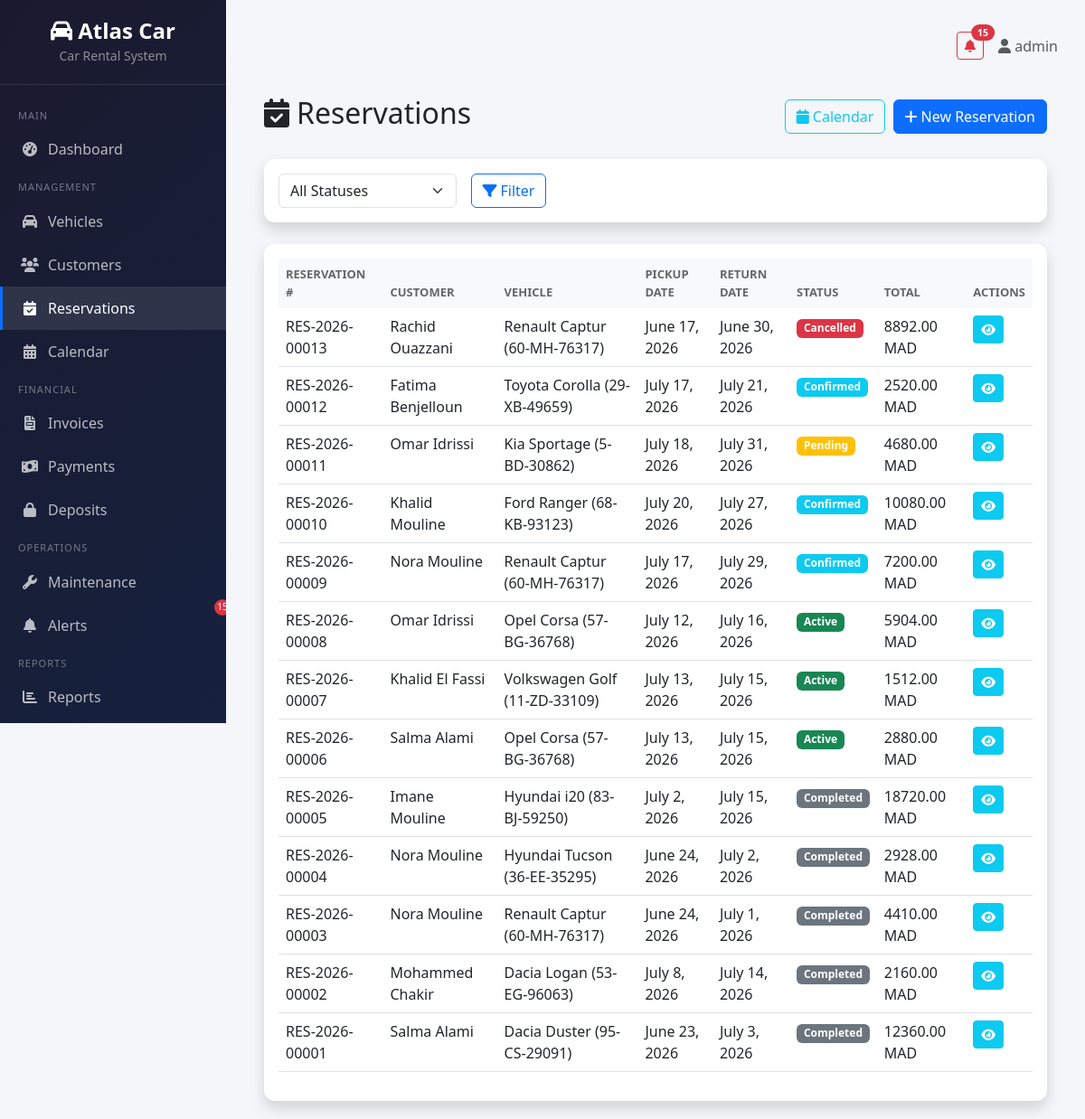
The app's page /reservations/ (signed in) with its own data.
### reservations/models.py (models this page shows, shortened)
class Reservation(models.Model):
    STATUS_CHOICES = [
        ('pending', 'Pending'),
        ('confirmed', 'Confirmed'),
        ('active', 'Active'),
        ('completed', 'Completed'),
        ('cancelled', 'Cancelled'),
    ]
    PICKUP_LOCATION_CHOICES = [
        ('agency', 'Agency'),
        ('airport', 'Airport'),
        ('hotel_delivery', 'Hotel Delivery'),
    ]
    reservation_number = models.CharField(max_length=20, unique=True, blank=True)
    customer = models.ForeignKey('customers.Customer', on_delete=models.CASCADE)
    vehicle = models.ForeignKey('vehicles.Vehicle', on_delete=models.CASCADE)
    pickup_date = models.DateField()
    return_date = models.DateField()
    pickup_location = models.CharField(max_length=20, choices=PICKUP_LOCATION_CHOICES, default='agency')
    return_location = models.CharField(max_length=20, choices=PICKUP_LOCATION_CHOICES, default='agency')
    status = models.CharField(max_length=20, choices=STATUS_CHOICES, default='pending')
    deposit = models.DecimalField(max_digits=10, decimal_places=2, default=0)
    subtotal = models.DecimalField(max_digits=10, decimal_places=2, default=0)
    vat = models.DecimalField(max_digits=10, decimal_places=2, default=0)
    total = models.DecimalField(max_digits=10, decimal_places=2, default=0)
    options = models.ManyToManyField('vehicles.VehicleOption', through='ReservationOption', blank=True)
    created_at = models.DateTimeField(auto_now_add=True)
    class Meta:
        ordering = ['-created_at']

### customers/models.py (models this page shows, shortened)
class Customer(models.Model):
    CUSTOMER_TYPE_CHOICES = [
        ('individual', 'Individual'),
        ('company', 'Company'),
        ('partner_agency', 'Partner Agency'),
    ]
    cin = models.CharField(max_length=20, unique=True, verbose_name='National ID / Passport')
    passport = models.CharField(max_length=20, blank=True, null=True)
    first_name = models.CharField(max_length=100)
    last_name = models.CharField(max_length=100)
    nationality = models.CharField(max_length=100)
    birth_date = models.DateField(null=True, blank=True)
    license_number = models.CharField(max_length=50)
    license_expiration = models.DateField()
    phone = models.CharField(max_length=20)
    email = models.EmailField()
    address = models.TextField(blank=True)
    customer_type = models.CharField(max_length=20, choices=CUSTOMER_TYPE_CHOICES, default='individual')
    created_at = models.DateTimeField(auto_now_add=True)
    class Meta:
        ordering = ['-created_at']
    def __str__(self):
        return f"{self.first_name} {self.last_name}"

### vehicles/models.py (models this page shows, shortened)
class Vehicle(models.Model):
    CATEGORY_CHOICES = [
        ('city', 'City'),
        ('suv', 'SUV'),
        ('sedan', 'Sedan'),
        ('utility', 'Utility'),
        ('luxury', 'Luxury'),
    ]
    TRANSMISSION_CHOICES = [
        ('manual', 'Manual'),
        ('automatic', 'Automatic'),
    ]
    STATUS_CHOICES = [
        ('available', 'Available'),
        ('rented', 'Rented'),
        ('maintenance', 'Maintenance'),
        ('out_of_service', 'Out of Service'),
    ]
    license_plate = models.CharField(
        max_length=20, unique=True,
        validators=[RegexValidator(r'^[A-Z0-9\-]+$', 'Enter a valid license plate.')],
        verbose_name='License Plate'
    )
    brand = models.CharField(max_length=100)
    model = models.CharField(max_length=100)
    year = models.PositiveIntegerField()
    color = models.CharField(max_length=50)
    category = models.CharField(max_length=20, choices=CATEGORY_CHOICES)
    transmission = models.CharField(max_length=20, choices=TRANSMISSION_CHOICES)
    seats = models.PositiveIntegerField(default=5)
    mileage = models.PositiveIntegerField(default=0)
    last_revision = models.DateField(null=True, blank=True)
    daily_price = models.DecimalField(max_digits=10, decimal_places=2, verbose_name='Daily Price (MAD)')
    deposit = models.DecimalField(max_digits=10, decimal_places=2, default=0, verbose_name='Security Deposit (MAD)')
    photo = models.ImageField(upload_to='vehicles/', blank=True, null=True)
    status = models.CharField(max_length=20, choices=STATUS_CHOICES, default='available')
    maintenance_threshold = models.PositiveIntegerField(default=10000, help_text='Mileage threshold for maintenance alert')
    created_at = models.DateTimeField(auto_now_add=True)
    updated_at = models.DateTimeField(auto_now=True)
    class Meta:
        ordering = ['-created_at']
    def __str__(self):
        return f"{self.brand} {self.model} ({self.license_plate})"

### reservations/views.py (the view)
# urls.py: path('', views.reservation_list, name='reservation_list'),
@login_required
def reservation_list(request):
    reservations = Reservation.objects.select_related('customer', 'vehicle').all()
    status_filter = request.GET.get('status')
    if status_filter:
        reservations = reservations.filter(status=status_filter)
    return render(request, 'reservations/reservation_list.html', {
        'reservations': reservations, 'status_filter': status_filter
    })

### core/context_processors.py (called while the page is built)
def notifications_context(request):
    context = {}
    if request.user.is_authenticated:
        unread_alerts = Alert.objects.filter(is_read=False)
        context['unread_alerts_count'] = unread_alerts.count()
        context['unread_alerts'] = unread_alerts[:5]
    return context

### templates/reservations/reservation_list.html (shortened to what this page needs)
{% extends 'base.html' %}
{% block content %}
<div class="container-fluid">
    <div class="d-flex justify-content-between align-items-center mb-4">
        <h2><i class="fas fa-calendar-check me-2"></i>Reservations</h2>
        <div>
            <a href="{% url 'reservations:reservation_calendar' %}" class="btn btn-outline-info me-1">
                <i class="fas fa-calendar me-1"></i>Calendar
            </a>
            <a href="{% url 'reservations:reservation_create' %}" class="btn btn-primary">
                <i class="fas fa-plus me-1"></i>New Reservation
            </a>
        </div>
    </div>
    <div class="card shadow mb-4">
        <div class="card-body">
            <form method="get" class="row g-3">
                <div class="col-md-3">
                    <select name="status" class="form-select">
                        <option value="">All Statuses</option>
                    </select>
                </div>
                <div class="col-md-2">
                    <button type="submit" class="btn btn-outline-primary">
                        <i class="fas fa-filter me-1"></i>Filter
                    </button>
                </div>
            </form>
        </div>
    </div>
    <div class="card shadow">
        <div class="card-body">
            <div class="table-responsive">
                <table class="table table-hover">
                    <thead class="table-light">
                        <tr>
                            <th>Reservation #</th>
                            <th>Customer</th>
                            <th>Vehicle</th>
                            <th>Pickup Date</th>
                            <th>Return Date</th>
                            <th>Status</th>
                            <th>Total</th>
                            <th>Actions</th>
                        </tr>
                    </thead>
                    <tbody>
                        {% for reservation in reservations %}
                        <tr>
                            <td>{{ reservation.reservation_number }}</td>
                            <td>{{ reservation.customer }}</td>
                            <td>{{ reservation.vehicle }}</td>
                            <td>{{ reservation.pickup_date }}</td>
                            <td>{{ reservation.return_date }}</td>
                            <td>
                                <span class="badge
                                    {% if reservation.status == 'pending' %}bg-warning
                                    {% elif reservation.status == 'confirmed' %}bg-info
                                    {% elif reservation.status == 'active' %}bg-success
                                    {% elif reservation.status == 'completed' %}bg-secondary
                                    {% elif reservation.status == 'cancelled' %}bg-danger
                                    {% endif %}">
                                    {{ reservation.get_status_display }}
                                </span>
                            </td>
                            <td>{{ reservation.total }} MAD</td>
                            <td>
                                <a href="{% url 'reservations:reservation_detail' reservation.pk %}" class="btn btn-sm btn-info text-white me-1">
                                    <i class="fas fa-eye"></i>
                                </a>
                            </td>
                        </tr>
                        {% empty %}
                        <tr>
                            <td colspan="8" class="text-center text-muted">No reservations found.</td>
                        </tr>
                        {% endfor %}
                    </tbody>
                </table>
            </div>
        </div>
    </div>
</div>
{% endblock %}

### templates/base.html (shortened to what this page needs)
{% load static %}
<!DOCTYPE html>
<html lang="en">
<head>
    <link href="https://cdn.jsdelivr.net/npm/bootstrap@5.3.0/dist/css/bootstrap.min.css" rel="stylesheet">
    <link href="https://cdnjs.cloudflare.com/ajax/libs/font-awesome/6.0.0/css/all.min.css" rel="stylesheet">
</head>
<body>
    {% if user.is_authenticated %}
    <div class="sidebar">
        <div class="brand">
            <h4><i class="fas fa-car"></i> Atlas Car</h4>
            <small style="color: rgba(255,255,255,0.5);">Car Rental System</small>
        </div>
        <nav class="mt-3">
            <div class="nav-section">Main</div>
            <a href="{% url 'dashboard:home' %}" class="nav-link {% if request.resolver_match.url_name == 'home' %}active{% endif %}">
                <i class="fas fa-tachometer-alt"></i> Dashboard
            </a>
            <div class="nav-section">Management</div>
            <a href="{% url 'vehicles:vehicle_list' %}" class="nav-link {% if 'vehicle' in request.path %}active{% endif %}">
                <i class="fas fa-car"></i> Vehicles
            </a>
            <a href="{% url 'customers:customer_list' %}" class="nav-link {% if 'customer' in request.path %}active{% endif %}">
                <i class="fas fa-users"></i> Customers
            </a>
            <a href="{% url 'reservations:reservation_list' %}" class="nav-link {% if 'reservation' in request.path %}active{% endif %}">
                <i class="fas fa-calendar-check"></i> Reservations
            </a>
            <a href="{% url 'reservations:reservation_calendar' %}" class="nav-link {% if 'calendar' in request.path %}active{% endif %}">
                <i class="fas fa-calendar-alt"></i> Calendar
            </a>
            <div class="nav-section">Financial</div>
            <a href="{% url 'invoices:invoice_list' %}" class="nav-link {% if 'invoice' in request.path %}active{% endif %}">
                <i class="fas fa-file-invoice"></i> Invoices
            </a>
            <a href="{% url 'payments:payment_list' %}" class="nav-link {% if 'payment' in request.path and 'deposit' not in request.path %}active{% endif %}">
                <i class="fas fa-money-bill-wave"></i> Payments
            </a>
            <a href="{% url 'payments:deposit_list' %}" class="nav-link {% if 'deposit' in request.path %}active{% endif %}">
                <i class="fas fa-lock"></i> Deposits
            </a>
            <div class="nav-section">Operations</div>
            <a href="{% url 'maintenance:maintenance_list' %}" class="nav-link {% if 'maintenance' in request.path %}active{% endif %}">
                <i class="fas fa-wrench"></i> Maintenance
            </a>
            <a href="{% url 'alerts:alert_list' %}" class="nav-link {% if 'alert' in request.path %}active{% endif %}" style="position:relative;">
                <i class="fas fa-bell"></i> Alerts
                {% if unread_alerts_count %}<span class="alert-badge">{{ unread_alerts_count }}</span>{% endif %}
            </a>
            <div class="nav-section">Reports</div>
            <a href="{% url 'reports:reports_index' %}" class="nav-link {% if 'report' in request.path %}active{% endif %}">
                <i class="fas fa-chart-bar"></i> Reports
            </a>
            <div class="nav-section">Account</div>
        </nav>
    </div>
    {% endif %}
    <div class="main-content">
        {% if user.is_authenticated %}
        <div class="top-bar">
            <div class="d-flex align-items-center gap-3">
                {% if unread_alerts_count %}
                <a href="{% url 'alerts:alert_list' %}" class="btn btn-outline-danger btn-sm position-relative">
                    <i class="fas fa-bell"></i>
                    <span class="position-absolute top-0 start-100 translate-middle badge rounded-pill bg-danger">
                        {{ unread_alerts_count }}
                    </span>
                </a>
                {% endif %}
                <span class="text-muted">
                    <i class="fas fa-user"></i> {{ user.get_full_name|default:user.username }}
                </span>
            </div>
        </div>
        {% endif %}
        {% block content %}{% endblock %}
    </div>
</body>
</html>

### templates/base.html (style rules this page uses)
:root { --sidebar-width: 250px; --primary-color: #0d6efd; }
body { font-family: 'Segoe UI', Tahoma, Geneva, Verdana, sans-serif; background: #f4f6f9; }
.sidebar { position: fixed; top: 0; left: 0; height: 100vh; width: var(--sidebar-width); background: linear-gradient(135deg, #1a1a2e, #16213e); color: #fff; overflow-y: auto; z-index: 1000; transition: all 0.3s; }
.sidebar .brand { padding: 20px; text-align: center; border-bottom: 1px solid rgba(255,255,255,0.1); }
.sidebar .brand h4 { margin: 0; color: #fff; font-weight: 700; }
.sidebar .nav-link { color: rgba(255,255,255,0.7); padding: 12px 20px; display: flex; align-items: center; gap: 10px; transition: all 0.3s; border-left: 3px solid transparent; }
.sidebar .nav-link:hover, .sidebar .nav-link.active { color: #fff; background: rgba(255,255,255,0.1); border-left-color: var(--primary-color); }
.sidebar .nav-link i { width: 20px; text-align: center; }
.sidebar .nav-section { padding: 10px 20px 5px; font-size: 11px; text-transform: uppercase; color: rgba(255,255,255,0.4); letter-spacing: 1px; }
.main-content { margin-left: var(--sidebar-width); padding: 20px 30px; min-height: 100vh; }
.top-bar { display: flex; justify-content: space-between; align-items: center; margin-bottom: 25px; padding: 15px 0; }
.card { border: none; border-radius: 12px; box-shadow: 0 2px 10px rgba(0,0,0,0.08); transition: transform 0.2s; }
.table th { background: #f8f9fa; border: none; font-weight: 600; font-size: 13px; text-transform: uppercase; color: #666; }
.alert-badge { position: absolute; top: -5px; right: -5px; background: #dc3545; color: white; border-radius: 50%; width: 18px; height: 18px; font-size: 10px; display: flex; align-items: center; justify-content: center; }

### records on screen
Reservation: reservation_number "RES-2026-00013", customer "Rachid Ouazzani", vehicle "Renault Captur (60-MH-76317)", pickup_date "June 17, 2026", return_date "June 30, 2026", status "Cancelled", total "8892.00"
Reservation: reservation_number "RES-2026-00012", customer "Fatima Benjelloun", vehicle "Toyota Corolla (29-XB-49659)", pickup_date "July 17, 2026", return_date "July 21, 2026", status "Confirmed", total "2520.00"
Reservation: reservation_number "RES-2026-00011", customer "Omar Idrissi", vehicle "Kia Sportage (5-BD-30862)", pickup_date "July 18, 2026", return_date "July 31, 2026", status "Pending", total "4680.00"
Reservation: reservation_number "RES-2026-00010", customer "Khalid Mouline", vehicle "Ford Ranger (68-KB-93123)", pickup_date "July 20, 2026", return_date "July 27, 2026", status "Confirmed", total "10080.00"
Reservation: reservation_number "RES-2026-00009", customer "Nora Mouline", vehicle "Renault Captur (60-MH-76317)", pickup_date "July 17, 2026", return_date "July 29, 2026", status "Confirmed", total "7200.00"
Reservation: reservation_number "RES-2026-00008", customer "Omar Idrissi", vehicle "Opel Corsa (57-BG-36768)", pickup_date "July 12, 2026", return_date "July 16, 2026", status "Active", total "5904.00"
Reservation: reservation_number "RES-2026-00007", customer "Khalid El Fassi", vehicle "Volkswagen Golf (11-ZD-33109)", pickup_date "July 13, 2026", return_date "July 15, 2026", status "Active", total "1512.00"
Reservation: reservation_number "RES-2026-00006", customer "Salma Alami", vehicle "Opel Corsa (57-BG-36768)", pickup_date "July 13, 2026", return_date "July 15, 2026", status "Active", total "2880.00"
Reservation: reservation_number "RES-2026-00005", customer "Imane Mouline", vehicle "Hyundai i20 (83-BJ-59250)", pickup_date "July 2, 2026", return_date "July 15, 2026", status "Completed", total "18720.00"
Reservation: reservation_number "RES-2026-00004", customer "Nora Mouline", vehicle "Hyundai Tucson (36-EE-35295)", pickup_date "June 24, 2026", return_date "July 2, 2026", status "Completed", total "2928.00"
Reservation: reservation_number "RES-2026-00003", customer "Nora Mouline", vehicle "Renault Captur (60-MH-76317)", pickup_date "June 24, 2026", return_date "July 1, 2026", status "Completed", total "4410.00"
Reservation: reservation_number "RES-2026-00002", customer "Mohammed Chakir", vehicle "Dacia Logan (53-EG-96063)", pickup_date "July 8, 2026", return_date "July 14, 2026", status "Completed", total "2160.00"
Reservation: reservation_number "RES-2026-00001", customer "Salma Alami", vehicle "Dacia Duster (95-CS-29091)", pickup_date "June 23, 2026", return_date "July 3, 2026", status "Completed", total "12360.00"

### other values on screen
{{ unread_alerts_count }} "15"
{{ user.get_full_name|default:user.username }} "admin"
